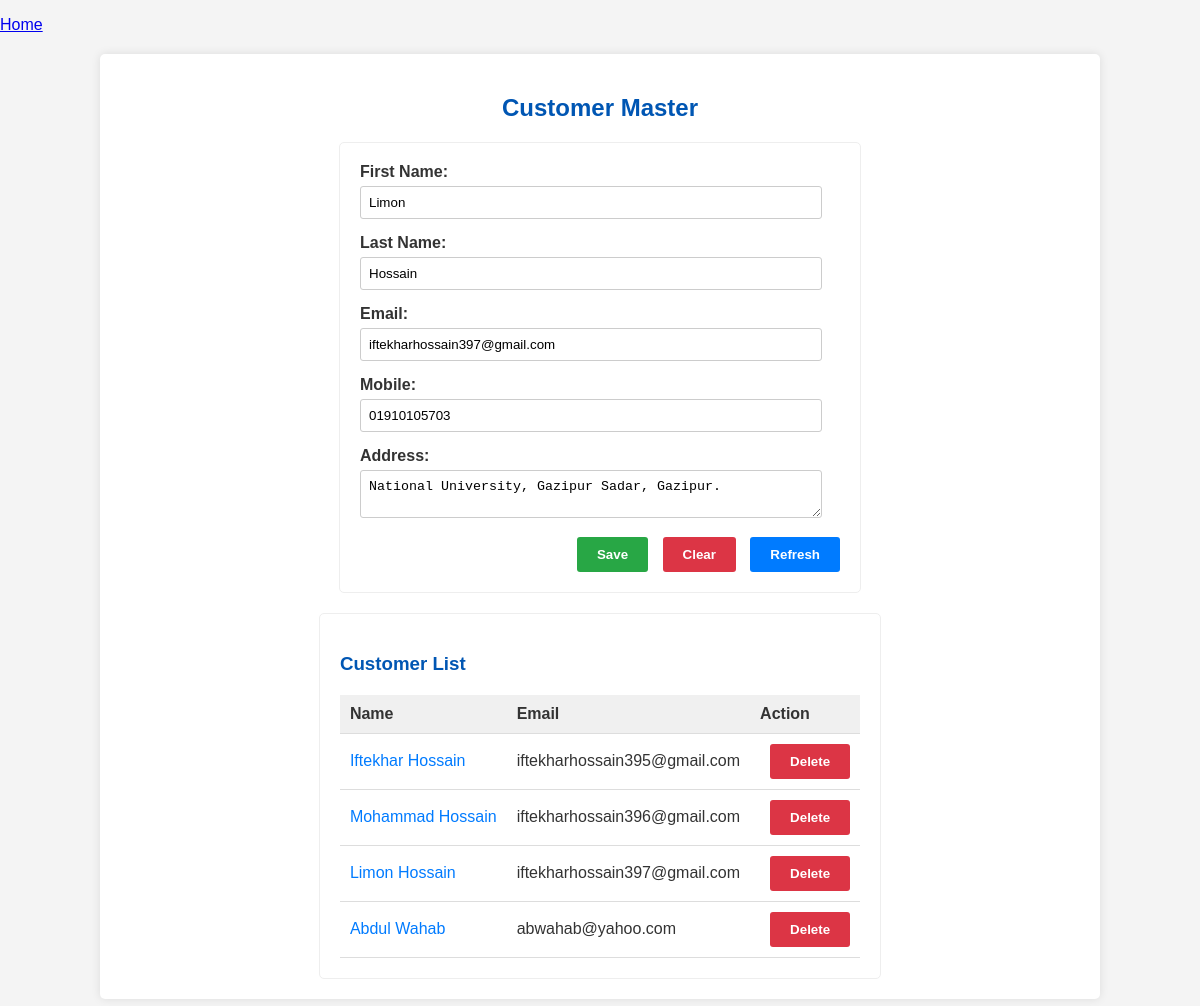
Page /customer/eb79156a-43ae-4cdf-8cb6-a74a87fb7c60/edit/ on the committed database.
### customer/models.py (models this page shows, shortened)
class Customer(models.Model):
    customer_id = models.UUIDField(primary_key=True, default=uuid.uuid4, editable=False)
    first_name = models.CharField(max_length=250)
    last_name = models.CharField(max_length=250)
    email = models.EmailField(unique=True)
    mobile = models.CharField(max_length=100)
    address = models.CharField(max_length=500)
    date = models.DateField(default="2999-12-31")

### customer/views.py (the view)
# urls.py: path('customer/', views.customer_list, name="customer"),
def customer_list(request, id=None):
  customers = Customer.objects.all()
  selected_customer = None
  if id:
    selected_customer = get_object_or_404(Customer, customer_id=id)
  context = {
    'customers': customers,
    'selected_customer': selected_customer,
    'project_name' : "",
  }
  return render(request, 'customer.html', context)

### customer/templates/customer.html (shortened to what this page needs)
{% load static %}
<!DOCTYPE html>
<html>
<head>
    <link rel="stylesheet" href="{% static 'customer.css' %}">
</head>
<body>
    {% include "common_ref.html" with set_home="Home" %}
    <div class="container">
        <h2>Customer Master</h2>
        <div class="form-section">  <form id="customer-form" method="POST" action="/customer/save/" class="customer-form">
                <div class="form-group">
                    <label for="first_name">First Name:</label>
                    <input type="text" id="first_name" name="first_name" value="{{ selected_customer.first_name }}" required>
                </div>
                <div class="form-group">
                    <label for="last_name">Last Name:</label>
                    <input type="text" id="last_name" name="last_name" value="{{ selected_customer.last_name }}" required>
                </div>
                <div class="form-group">
                    <label for="email">Email:</label>
                    <input type="email" id="email" name="email" value="{{ selected_customer.email }}" required>
                </div>
                <div class="form-group">
                    <label for="mobile">Mobile:</label>
                    <input type="text" id="mobile" name="mobile" value="{{ selected_customer.mobile }}" required>
                </div>
                <div class="form-group">
                    <label for="address">Address:</label>
                    <textarea type="text" id="address" name="address" value="{{ selected_customer.address }}" required>{{ selected_customer.address }}</textarea>
                </div>
                <div class="form-buttons">
                    <button type="submit" class="save-button">Save</button>
                    <button type="button" id="clear" class="clear-button">Clear</button>
                    <button type="button" onclick="location.reload();" class="refresh-button">Refresh</button>
                </div>
            </form>
        </div>  <div class="list-section">  <h3>Customer List</h3>
            <table class="customer-table">
                <thead>
                    <tr>
                        <th>Name</th>
                        <th>Email</th>
                        <th>Action</th>
                    </tr>
                </thead>
                <tbody>
                    {% for customer in customers %}
                    <tr class="customer-row" data-id="{{ customer.customer_id }}">
                        <td><a href="{% url 'edit_customer_detail' id=customer.customer_id %}">{{ customer.first_name }} {{ customer.last_name }}</a></td>
                        <td>{{ customer.email }}</td>
                        <td>
                            <a href="/customer/{{ customer.customer_id }}/delete/" onclick="return confirm('Are you sure you want to delete this customer?');">
                                <button type="button" class="delete-button">Delete</button>
                            </a>
                        </td>
                    </tr>
                    {% empty %}
                    <tr>
                        <td colspan="3">No Data Exists</td>
                    </tr>
                    {% endfor %}
                </tbody>
            </table>
        </div>  </div>
</body>
</html>

### customer/static/customer.css (style rules this page uses)
body { font-family: sans-serif; background-color: #f4f4f4; color: #333; margin: 0; padding: 0; }
.container { width: 90%; max-width: 960px; margin: 20px auto; padding: 20px; background-color: #fff; box-shadow: 0 0 10px rgba(0, 0, 0, 0.1); border-radius: 5px; display: flex; flex-direction: column; align-items: center; justify-content: center; min-height: 100vh; }
h2, h3 { color: #0056b3; }
.form-section { min-width: 50%; margin-bottom: 20px; padding: 20px; border: 1px solid #eee; border-radius: 5px; }
.list-section { width: fit-content; padding: 20px; border: 1px solid #eee; border-radius: 5px; }
.form-group { margin-bottom: 15px; }
.form-group label { display: block; margin-bottom: 5px; font-weight: bold; }
.form-group input[type="text"], .form-group textarea[type="text"], .form-group input[type="email"] { width: calc(100% - 18px); padding: 8px; border: 1px solid #ccc; border-radius: 3px; box-sizing: border-box; }
.form-buttons { text-align: right; margin-top: 10px; }
.save-button, .clear-button, .refresh-button, .delete-button { padding: 10px 20px; margin-left: 10px; border: none; border-radius: 3px; cursor: pointer; font-weight: bold; transition: background-color 0.3s ease; }
.save-button { background-color: #28a745; color: white; }
.clear-button { background-color: #dc3545; color: white; }
.refresh-button { background-color: #007bff; color: white; }
.delete-button { background-color: #dc3545; color: white; }
.customer-table { width: 100%; border-collapse: collapse; margin-top: 20px; }
.customer-table th, .customer-table td { padding: 10px; text-align: left; border-bottom: 1px solid #ddd; }
.customer-table th { background-color: #f0f0f0; font-weight: bold; }
.customer-table a { color: #007bff; text-decoration: none; }

### rows in the picture
Customer: first_name "Limon", last_name "Hossain", email "iftekharhossain397@gmail.com", mobile "01910105703", address "National University, Gazipur Sadar, Gazipur."
Customer: first_name "Iftekhar", last_name "Hossain", email "iftekharhossain395@gmail.com"
Customer: first_name "Mohammad", last_name "Hossain", email "iftekharhossain396@gmail.com"
Customer: first_name "Abdul", last_name "Wahab", email "abwahab@yahoo.com"

### other values in the picture
{{ set_home }} "Home"
